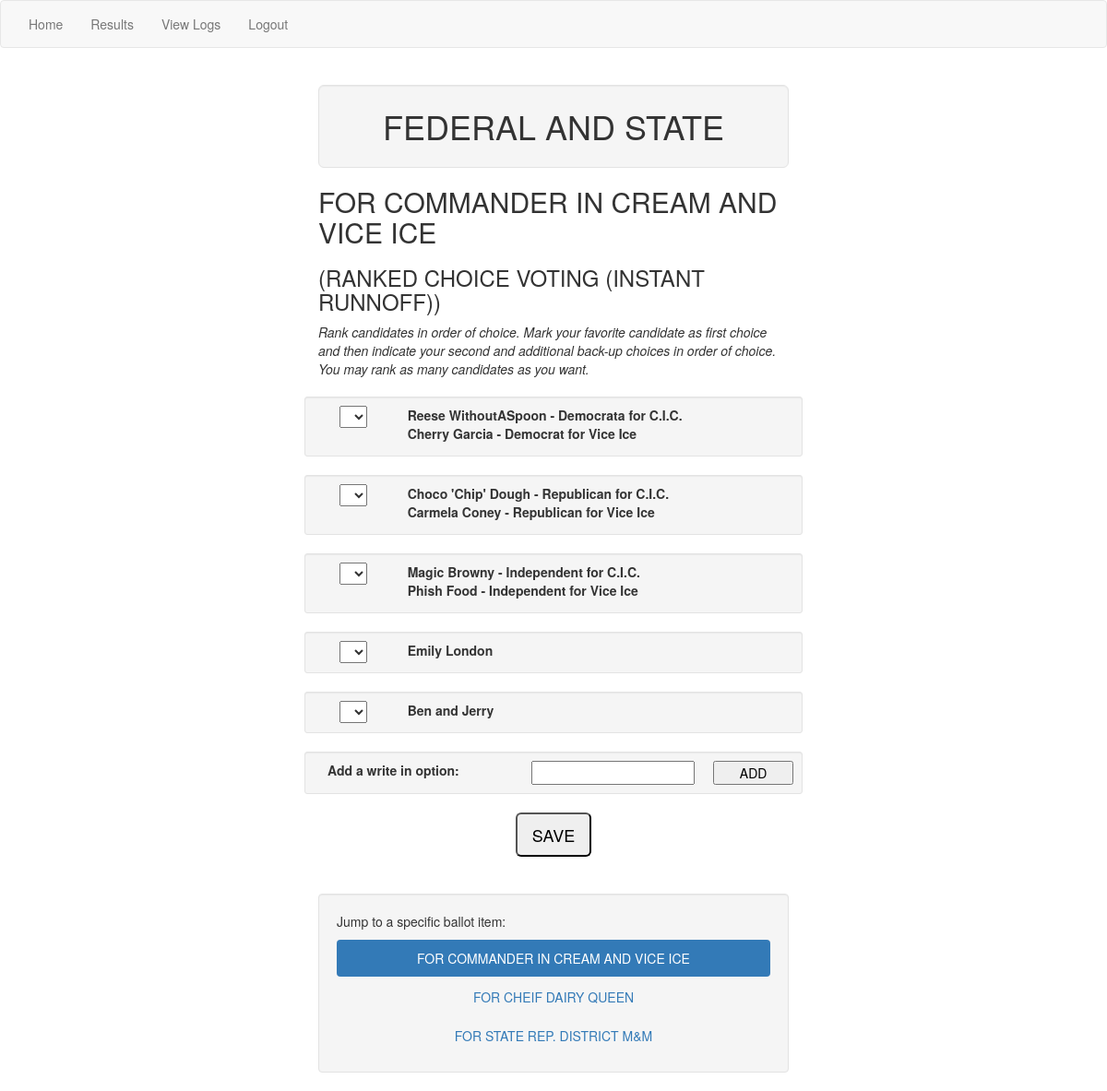
Page /voteapp/election1/ballot1/ (signed in) on the committed database.
### voteapp/models.py (models this page shows, shortened)
class Election(models.Model):
    name = models.CharField(max_length=200)
    vote_deadline = models.DateTimeField('vote_deadline')
    voters = models.ManyToManyField(User)

class Ballot(models.Model):
    ballot_title = models.TextField(max_length=500)
    how_to_vote = models.TextField(max_length=500, blank=True)
    ballot_question = models.TextField(max_length=500, blank=True)
    ballot_details= models.TextField(max_length=500, blank=True)
    election = models.ForeignKey(Election, on_delete=models.CASCADE)
    type = models.TextField(default="radio", max_length=200)
    required_num = models.IntegerField(default=0)
    max_num = models.IntegerField(default=1)
    allow_custom = models.BooleanField(default=False)
    display_order = models.IntegerField(default=10)
    def get_options(self):
        return self.option_set.order_by('display_order')

### voteapp/views.py (the view, shortened to what this page needs)
# urls.py: url(r'^election(?P<election_id>[0-9]+)/$', views.election_detail, name='election_detail'),
@login_required(login_url='/voteapp/login/')
def election_detail(request, election_id, ballot_id=None):
    form = None
    cur_ballot = None
    next_ballot = None
    write_in_form = None
    added_option = False
    if is_eligible(request, election_id): #authenticate user
        election = get_object_or_404(Election, pk=election_id)
        if ballot_id:
            cur_ballot = get_object_or_404(Ballot, pk=ballot_id)
            if cur_ballot.allow_custom:
                write_in_form = WriteInForm(request.POST or None)
                write_in_form.is_valid()
                if 'Add' in request.POST: #Add button was pushed
                    added_option = True
                    if write_in_form.cleaned_data['write_in_form']:
                        add_write_in(request,election_id,ballot_id, write_in_form.cleaned_data['write_in_form'])
                write_in_form = WriteInForm() #clear out field
            ballot_options = get_ballot_options(request, cur_ballot)
            form = MultiVoteForm(request.POST or None, extra=ballot_options, label_suffix="")
        next_ballot = get_next_ballot(election, ballot_id)
        return render(request, 'voteapp/election_detail.html', {'form':form, 'write_in_form':write_in_form, 'election': election, 'ballot': cur_ballot, 'next_ballot':next_ballot, 'show_submit':True})

### voteapp/forms.py
class WriteInForm(forms.Form):
    write_in_form = forms.CharField(widget=forms.TextInput, required=False, max_length=200,label="Add a write in option")

### voteapp/models.py (called while the page is built)
    def __str__(self):
        return self.option_text

    def __str__(self):
        return self.option_text

### voteapp/views.py (called while the page is built)
def is_eligible(request, election_id):
    if request.user.election_set.filter(id=election_id): #make sure user is elegible to vote
        return True
    else:
        raise Http404("You are not registered for this election.")

def get_ballot_options(request, ballot):
    dynamic_form = {'type': ballot.type, 'allow_custom':ballot.allow_custom, 'max_choices':ballot.max_num}
    dynamic_form['option_list'] = []
    for opt in ballot.option_set.all():
        dynamic_form['option_list'].append({'type':'normal', 'obj':opt})
    if ballot.allow_custom:
        dynamic_form['allow_custom'] = True
        for write_in in request.user.writeinoption_set.filter(ballot_item=ballot.id):
            dynamic_form['option_list'].append({'type':'write_in', 'obj':write_in})
    return dynamic_form

def get_next_ballot(election, ballot_id):
    ballots = election.ballot_set.all().order_by('display_order')
    get_next = False
    next_ballot = None
    for ballot in ballots:
        if get_next:
            next_ballot = ballot
            break
        if str(ballot.id) == str(ballot_id):
            get_next = True
            print("Setting get_next to true")
    return next_ballot

### voteapp/templates/voteapp/election_detail.html (shortened to what this page needs)
{% extends 'voteapp/base.html' %}
{% block content %}
<div class="container">
    <h1 class="well well-lg text-center">{{ election.name }}</h1>
    {% if ballot %}
        <form action="." method="post">
        <h2>{{ballot.ballot_title}}</h2>
        {% if ballot.how_to_vote %}<h3>{{ballot.how_to_vote | linebreaksbr}}</h3>{% endif %}
        {% if ballot.ballot_details %}<p><em>{{ballot.ballot_details| linebreaksbr}}</em></p>{% endif %}
        {% if ballot.get_options %}
            {% if ballot.type == 'ranked' %}
                <div class="row top-buffer  container">
                    <div class="form-group ">
                        {% for field in form %}
                        <div class="row well well-sm">
                            <div class="col-sm-2 text-center">
                            {{ field }}
                            </div>
                            <div class="col-sm-8">
                                {{ field.label_tag |linebreaksbr }}
                            </div>
                        </div>
                        {% endfor %}
                    </div>
                </div>
            {% endif %}
        {% endif %}
        {% if write_in_form %}
            {% for field in write_in_form %}
            <div class="row well well-sm">
                <div class="col-sm-5">
                    {{ field.label_tag |linebreaksbr }}
                </div>
                <div class="col-sm-5 text-center">
                {{ field }}
                </div>
                <button name="Add" type="submit" value="Add"  class="col-sm-2 text-center">
                ADD
                </button>
            </div>
            {% endfor %}
        {% endif %}
            <div class="text-center top-buffer">
                <a href="{% url 'voteapp:election_detail' election.id %}"><button name="Save" type="submit" value="Save" class="btn-lg">SAVE</button></a>
            </div>
        </form>
    {% endif %}
    <div class="footer well well-md">
        <p>Jump to a specific ballot item:</p>
        <ul class="nav nav-pills nav-stacked text-center">
        {% for each_ballot in election.ballot_set.all %}
            <li class="{% if each_ballot.id == ballot.id %}active{% endif %}"><a  href="{% url 'voteapp:election_detail_ballot' election.id each_ballot.id %}">{{ each_ballot.ballot_title }}</a></li>
        {% endfor %}
        </ul>
    </div>
</div>
{% endblock %}

### voteapp/static/voteapp/style.css (style rules this page uses)
a { text-decoration: none; }
button { color:#000; }
body { background: white ; }
.container { max-width: 54rem; }
.footer { margin-top: 4rem; }
.top-buffer { margin-top: 2rem; }

### rows in the picture
Election: name "FEDERAL AND STATE"
Ballot: ballot_title "FOR COMMANDER IN CREAM AND VICE ICE", how_to_vote "(RANKED CHOICE VOTING (INSTANT RUNNOFF))", ballot_details "Rank candidates in order of choice. Mark your favorite candidate as first choice and then indicate your second and additional back-up choices in order of choice. You may rank as many candidates as you want."
Ballot: ballot_title "FOR CHEIF DAIRY QUEEN"
Ballot: ballot_title "FOR STATE REP. DISTRICT M&M"

### other values in the picture
{{ field.label_tag |linebreaksbr }} "Reese WithoutASpoon - Democrata for C.I.C. Cherry Garcia - Democrat for Vice Ice" "Choco 'Chip' Dough - Republican for C.I.C. Carmela Coney - Republican for Vice Ice" "Magic Browny - Independent for C.I.C. Phish Food - Independent for Vice Ice" "Emily London" "Ben and Jerry"
{{ field.label_tag |linebreaksbr }} "Add a write in option:"
